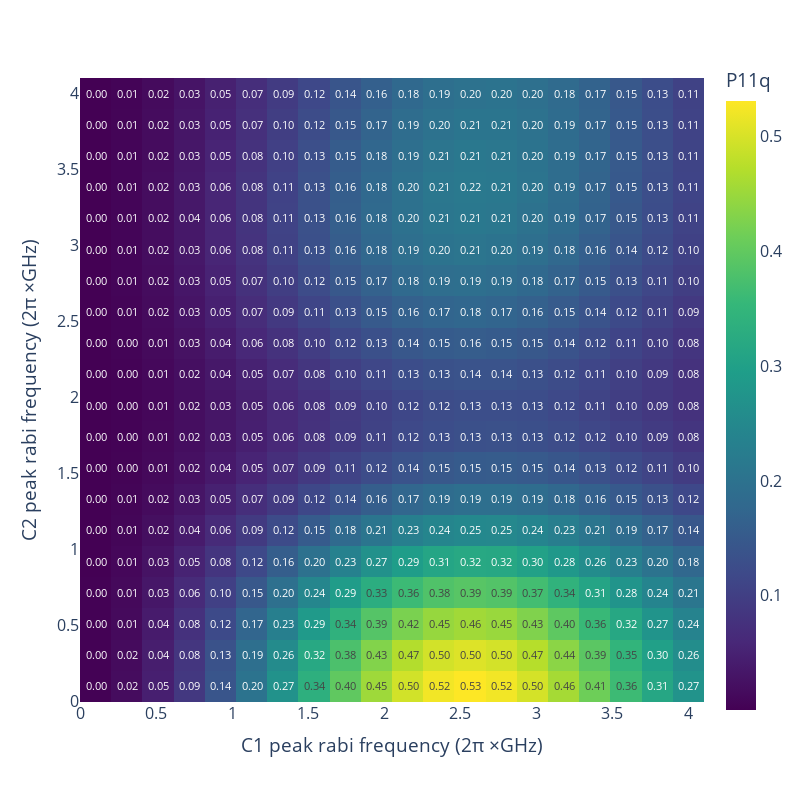
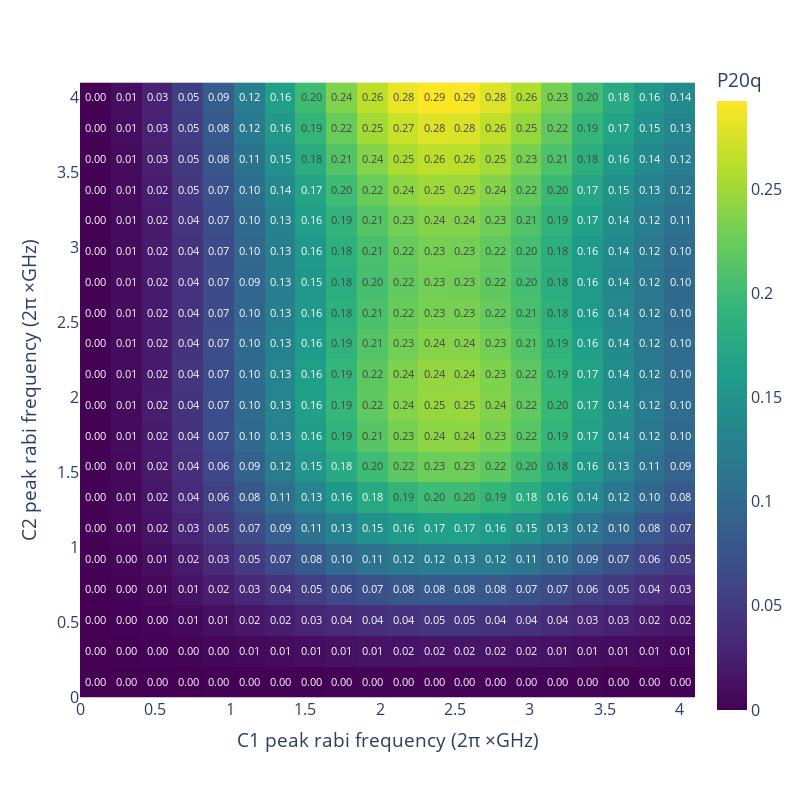
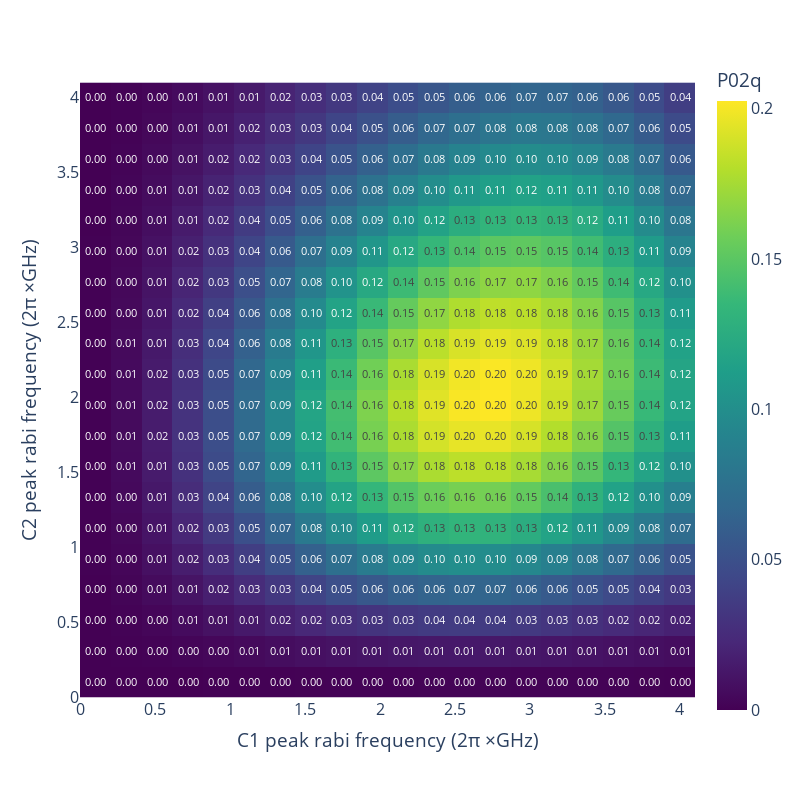
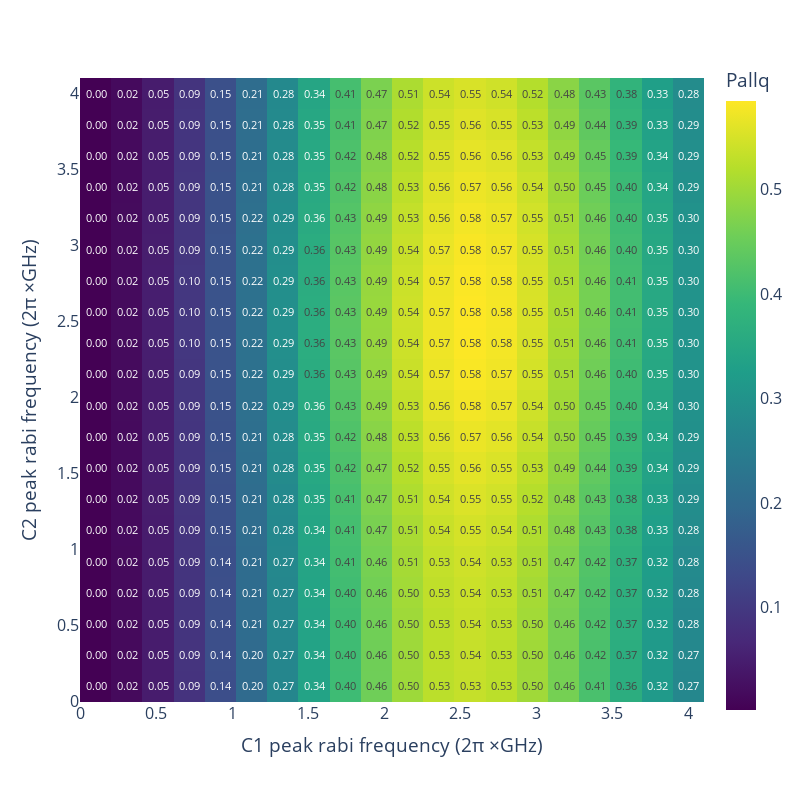

Notebook source saved alongside these figures, in order:
### Code cell
fig = px.imshow(P11q.T, text_auto = '.2f', x = Omega_list, y = Omega_list, color_continuous_scale='Viridis',
                labels=dict(x=f'C1 peak rabi frequency (2{pi_unicode} {times_unicode}GHz)', 
                            y=f'C2 peak rabi frequency (2{pi_unicode} {times_unicode}GHz)', color="P11q"), origin='lower')
fig.update_layout(width = 800,height = 800, font=dict(size=16))
fig.show(renderer = 'vscode')

fig = px.imshow(P20q.T, text_auto = '.2f', x = Omega_list, y = Omega_list, color_continuous_scale='Viridis',
                labels=dict(x=f'C1 peak rabi frequency (2{pi_unicode} {times_unicode}GHz)', 
                            y=f'C2 peak rabi frequency (2{pi_unicode} {times_unicode}GHz)', color="P20q"), origin='lower')
fig.update_layout(width = 800,height = 800, font=dict(size=16))
fig.show(renderer = 'vscode')

fig = px.imshow(P02q.T, text_auto = '.2f', x = Omega_list, y = Omega_list, color_continuous_scale='Viridis',
                labels=dict(x=f'C1 peak rabi frequency (2{pi_unicode} {times_unicode}GHz)', 
                            y=f'C2 peak rabi frequency (2{pi_unicode} {times_unicode}GHz)', color="P02q"), origin='lower')
fig.update_layout(width = 800,height = 800, font=dict(size=16))
fig.show(renderer = 'vscode')

fig = px.imshow(Pallq.T, text_auto = '.2f', x = Omega_list, y = Omega_list, color_continuous_scale='Viridis',
                labels=dict(x=f'C1 peak rabi frequency (2{pi_unicode} {times_unicode}GHz)', 
                            y=f'C2 peak rabi frequency (2{pi_unicode} {times_unicode}GHz)', color="Pallq"), origin='lower')
fig.update_layout(width = 800,height = 800, font=dict(size=16))
fig.show(renderer = 'vscode')

### Figure 1 — Plotly figure (JSON) as saved in the notebook; plotly's stock layout.template omitted (floating-point values rounded to 4 significant figures; data arrays with more than 128 entries replaced by an {"elided": "..."} marker saying what was removed)
{"data": [{"coloraxis": "coloraxis", "hovertemplate": "C1 peak rabi frequency (2π ×GHz): %{x}<br>C2 peak rabi frequency (2π ×GHz): %{y}<br>P11q: %{z}<extra></extra>", "name": "0", "texttemplate": "%{z:.2f}", "type": "heatmap", "x": [0.1, 0.3053, 0.5105, 0.7158, 0.9211, 1.126, 1.332, 1.537, 1.742, 1.947, 2.153, 2.358, 2.563, 2.768, 2.974, 3.179, 3.384, 3.589, 3.795, 4], "xaxis": "x", "y": [0.1, 0.3053, 0.5105, 0.7158, 0.9211, 1.126, 1.332, 1.537, 1.742, 1.947, 2.153, 2.358, 2.563, 2.768, 2.974, 3.179, 3.384, 3.589, 3.795, 4], "yaxis": "y", "z": {"elided": "20x20 float values"}}], "layout": {"coloraxis": {"colorbar": {"title": {"text": "P11q"}}, "colorscale": [[0, "#440154"], [0.1111, "#482878"], [0.2222, "#3e4989"], [0.3333, "#31688e"], [0.4444, "#26828e"], [0.5556, "#1f9e89"], [0.6667, "#35b779"], [0.7778, "#6ece58"], [0.8889, "#b5de2b"], [1, "#fde725"]]}, "font": {"size": 16}, "height": 800, "margin": {"t": 60}, "width": 800, "xaxis": {"anchor": "y", "constrain": "domain", "domain": [0, 1], "scaleanchor": "y", "title": {"text": "C1 peak rabi frequency (2π ×GHz)"}}, "yaxis": {"anchor": "x", "autorange": true, "constrain": "domain", "domain": [0, 1], "title": {"text": "C2 peak rabi frequency (2π ×GHz)"}}}}

### Figure 2 — Plotly figure (JSON) as saved in the notebook; plotly's stock layout.template omitted (floating-point values rounded to 4 significant figures; data arrays with more than 128 entries replaced by an {"elided": "..."} marker saying what was removed)
{"data": [{"coloraxis": "coloraxis", "hovertemplate": "C1 peak rabi frequency (2π ×GHz): %{x}<br>C2 peak rabi frequency (2π ×GHz): %{y}<br>P20q: %{z}<extra></extra>", "name": "0", "texttemplate": "%{z:.2f}", "type": "heatmap", "x": [0.1, 0.3053, 0.5105, 0.7158, 0.9211, 1.126, 1.332, 1.537, 1.742, 1.947, 2.153, 2.358, 2.563, 2.768, 2.974, 3.179, 3.384, 3.589, 3.795, 4], "xaxis": "x", "y": [0.1, 0.3053, 0.5105, 0.7158, 0.9211, 1.126, 1.332, 1.537, 1.742, 1.947, 2.153, 2.358, 2.563, 2.768, 2.974, 3.179, 3.384, 3.589, 3.795, 4], "yaxis": "y", "z": {"elided": "20x20 float values"}}], "layout": {"coloraxis": {"colorbar": {"title": {"text": "P20q"}}, "colorscale": [[0, "#440154"], [0.1111, "#482878"], [0.2222, "#3e4989"], [0.3333, "#31688e"], [0.4444, "#26828e"], [0.5556, "#1f9e89"], [0.6667, "#35b779"], [0.7778, "#6ece58"], [0.8889, "#b5de2b"], [1, "#fde725"]]}, "font": {"size": 16}, "height": 800, "margin": {"t": 60}, "width": 800, "xaxis": {"anchor": "y", "constrain": "domain", "domain": [0, 1], "scaleanchor": "y", "title": {"text": "C1 peak rabi frequency (2π ×GHz)"}}, "yaxis": {"anchor": "x", "autorange": true, "constrain": "domain", "domain": [0, 1], "title": {"text": "C2 peak rabi frequency (2π ×GHz)"}}}}

### Figure 3 — Plotly figure (JSON) as saved in the notebook; plotly's stock layout.template omitted (floating-point values rounded to 4 significant figures; data arrays with more than 128 entries replaced by an {"elided": "..."} marker saying what was removed)
{"data": [{"coloraxis": "coloraxis", "hovertemplate": "C1 peak rabi frequency (2π ×GHz): %{x}<br>C2 peak rabi frequency (2π ×GHz): %{y}<br>P02q: %{z}<extra></extra>", "name": "0", "texttemplate": "%{z:.2f}", "type": "heatmap", "x": [0.1, 0.3053, 0.5105, 0.7158, 0.9211, 1.126, 1.332, 1.537, 1.742, 1.947, 2.153, 2.358, 2.563, 2.768, 2.974, 3.179, 3.384, 3.589, 3.795, 4], "xaxis": "x", "y": [0.1, 0.3053, 0.5105, 0.7158, 0.9211, 1.126, 1.332, 1.537, 1.742, 1.947, 2.153, 2.358, 2.563, 2.768, 2.974, 3.179, 3.384, 3.589, 3.795, 4], "yaxis": "y", "z": {"elided": "20x20 float values"}}], "layout": {"coloraxis": {"colorbar": {"title": {"text": "P02q"}}, "colorscale": [[0, "#440154"], [0.1111, "#482878"], [0.2222, "#3e4989"], [0.3333, "#31688e"], [0.4444, "#26828e"], [0.5556, "#1f9e89"], [0.6667, "#35b779"], [0.7778, "#6ece58"], [0.8889, "#b5de2b"], [1, "#fde725"]]}, "font": {"size": 16}, "height": 800, "margin": {"t": 60}, "width": 800, "xaxis": {"anchor": "y", "constrain": "domain", "domain": [0, 1], "scaleanchor": "y", "title": {"text": "C1 peak rabi frequency (2π ×GHz)"}}, "yaxis": {"anchor": "x", "autorange": true, "constrain": "domain", "domain": [0, 1], "title": {"text": "C2 peak rabi frequency (2π ×GHz)"}}}}

### Figure 4 — Plotly figure (JSON) as saved in the notebook; plotly's stock layout.template omitted (floating-point values rounded to 4 significant figures; data arrays with more than 128 entries replaced by an {"elided": "..."} marker saying what was removed)
{"data": [{"coloraxis": "coloraxis", "hovertemplate": "C1 peak rabi frequency (2π ×GHz): %{x}<br>C2 peak rabi frequency (2π ×GHz): %{y}<br>Pallq: %{z}<extra></extra>", "name": "0", "texttemplate": "%{z:.2f}", "type": "heatmap", "x": [0.1, 0.3053, 0.5105, 0.7158, 0.9211, 1.126, 1.332, 1.537, 1.742, 1.947, 2.153, 2.358, 2.563, 2.768, 2.974, 3.179, 3.384, 3.589, 3.795, 4], "xaxis": "x", "y": [0.1, 0.3053, 0.5105, 0.7158, 0.9211, 1.126, 1.332, 1.537, 1.742, 1.947, 2.153, 2.358, 2.563, 2.768, 2.974, 3.179, 3.384, 3.589, 3.795, 4], "yaxis": "y", "z": {"elided": "20x20 float values"}}], "layout": {"coloraxis": {"colorbar": {"title": {"text": "Pallq"}}, "colorscale": [[0, "#440154"], [0.1111, "#482878"], [0.2222, "#3e4989"], [0.3333, "#31688e"], [0.4444, "#26828e"], [0.5556, "#1f9e89"], [0.6667, "#35b779"], [0.7778, "#6ece58"], [0.8889, "#b5de2b"], [1, "#fde725"]]}, "font": {"size": 16}, "height": 800, "margin": {"t": 60}, "width": 800, "xaxis": {"anchor": "y", "constrain": "domain", "domain": [0, 1], "scaleanchor": "y", "title": {"text": "C1 peak rabi frequency (2π ×GHz)"}}, "yaxis": {"anchor": "x", "autorange": true, "constrain": "domain", "domain": [0, 1], "title": {"text": "C2 peak rabi frequency (2π ×GHz)"}}}}
